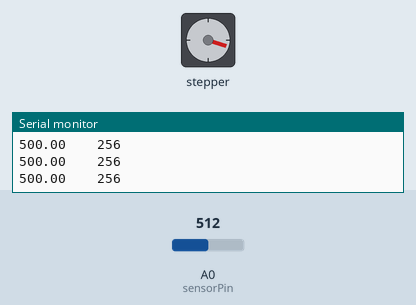
Bench run of a sketch on a simulated Arduino Uno, built with avr-gcc and run on an emulated ATmega328P. Parts: stepper motor, the last lines printed to the serial monitor. Inputs (shaded band) come from the test bench; at power-on: A0 (sensorPin) = 512. Stepper angles assume 200 steps per turn.

Above: at 1.2 s.
1.3 s: A0 (sensorPin) set to 0
At 1.7 s:
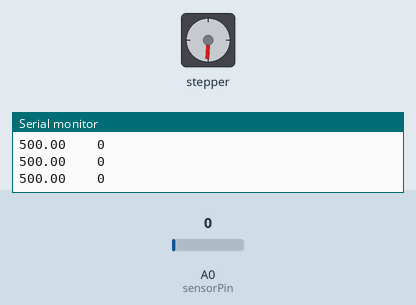
4.3 s: A0 (sensorPin) set to 306
At 4.8 s:
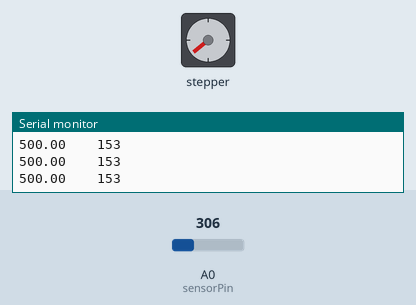
7.3 s: A0 (sensorPin) set to 0
At 8.22 s:
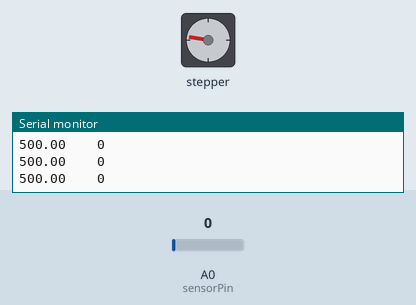
Timing chart, 0 to 19.3 s (numbered marks = the images above; inputs shaded):
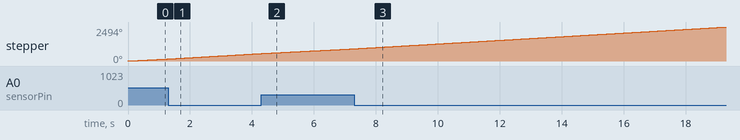

The sketch:

stepper_position.ino
```cpp
#include <AccelStepper.h>

AccelStepper    waist_joint1(1, 2, 3), shoulder_joint2(1,5,6); //pulse //dir

int sensorPin = A0;    // select the input pin for the potentiometer
int sensorValue = 0;  // variable to store the value coming from the sensor
const int Joints_EN_Pin = 4;
int target = 389;


void stepper_position(int target, int sensor, int velocity,int threshold);

void setup() {
  // declare the ledPin as an OUTPUT:

  Serial.begin(9600);
  waist_joint1.setMaxSpeed(1000000);
}

void loop() {
  // read the value from the sensor:
  sensorValue = analogRead(sensorPin) / (1023/500);

  waist_joint1.runSpeed();

  stepper_position(sensorValue, target, 500 ,10);

}

double decel = 500;
void stepper_position(int sensor, int target, int velocity,int threshold)
{

  if (sensor > (target - threshold) && sensor < (target + threshold))
  {
    decel /= 1.081;
    if (decel < 10)
    {
      decel = 0;
    }
    waist_joint1.setSpeed(decel);
    delay(30);
  }
  else
  {
    decel = velocity;
    waist_joint1.setSpeed(velocity);
  }
    Serial.print(decel);
    Serial.print("    ");
    Serial.println(sensor);
}
```
